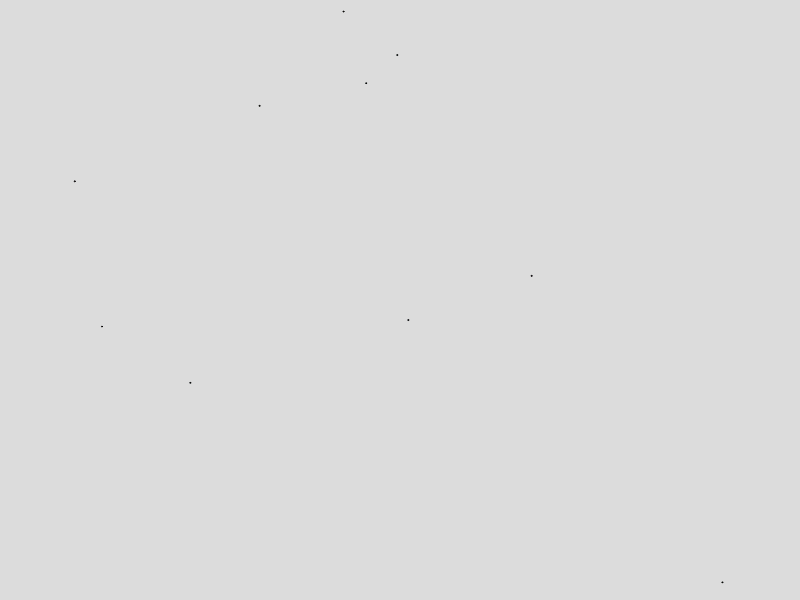
Frame 1 (no input)
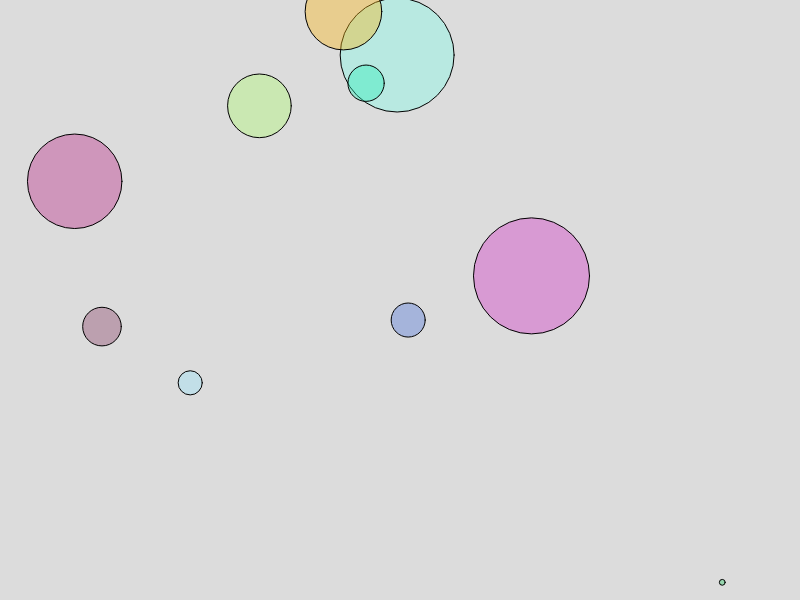
Frame 60 (no input)
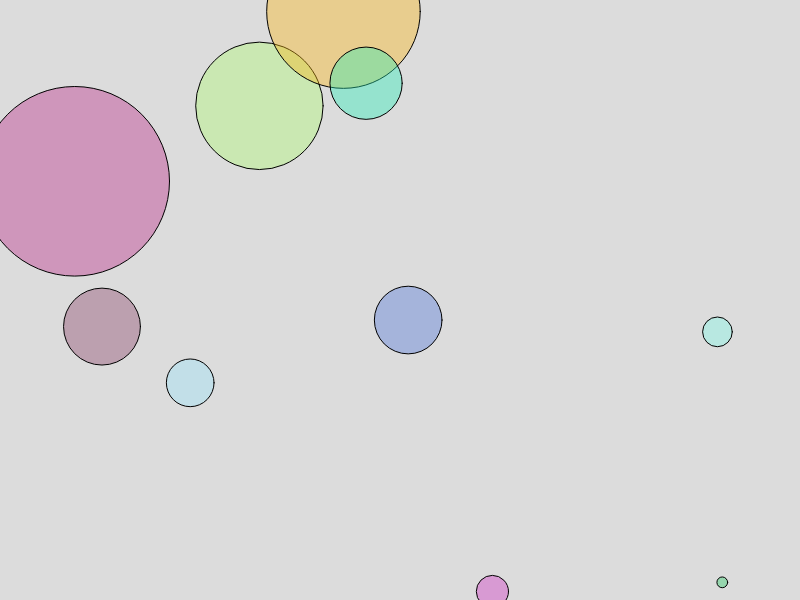
Frame 120 (the mouse pressed at the canvas centre since frame 60)

The p5.js sketch that drew these frames (run headless with seeded random() and noise() and a simulated clock; from frame 60 on, the mouse is pressed at the canvas centre):

// p5.js sketch
// ── sketch.js
let circleStartSize = 1;
let maxCircleSize = 200;

let maxGrowthRate = 2;

let numCircles = 10

let circles = [];

let canvasWidth = 800;
let canvasHeight = 600;

class Circle {
    constructor(x, y, diameter, growthRate, maxSize, color) {
        this.x = x;
        this.y = y;
        this.diameter = diameter;
        this.growthRate = growthRate;
        this.maxSize = maxSize;
        this.color = color;
    }
}


function setup() {
    createCanvas(canvasWidth, canvasHeight);

    for (let i = 0; i < numCircles; i++) {
        let x = Math.random() * canvasWidth;
        let y = Math.random() * canvasHeight;
        let growthRate = Math.random() * maxGrowthRate;
        let maxSize = Math.random() * maxCircleSize;
        let circleColor = randomColor();
        let size = circleStartSize;
        circles.push(
            new Circle(x, y, size, growthRate, maxCircleSize, circleColor)
        );
    }

}

function draw() {
    background(220);

    circles.forEach((c => {
        
        fill(c.color[0], c.color[1], c.color[2], 100);
        circle(c.x, c.y, c.diameter)
        c.diameter = (c.diameter + c.growthRate);

        if (c.diameter >= c.maxSize) {

           // Reincarnate this circle
           let x = Math.random() * canvasWidth; 
           let y = Math.random() * canvasHeight;
           c.x = x;
           c.y = y;
           c.diameter=circleStartSize;
        }
        

    }));

    // circle(200, 200, circleSize);
    // circle(400, 200, circleSize);
    // circle(400, 600, circleSize);
    // circleSize = (++circleSize % 100)

}

function randomColor() {
    return [Math.random()*255, Math.random()*255, Math.random()*255];
}

function circleDestruct(c) {
    return;
}
